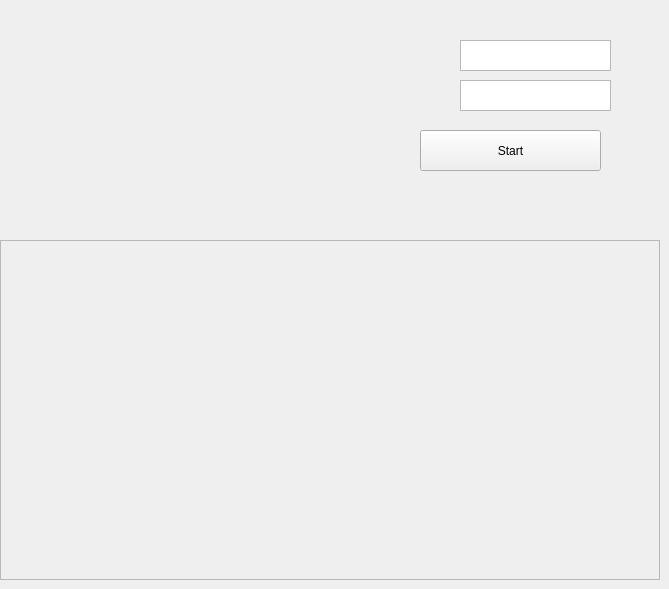
    <widget class="QWidget" name="tab">
     <attribute name="title">
      <string>Backtest</string>
     </attribute>
     <widget class="QPushButton" name="testPushbutton">
      <property name="geometry">
       <rect>
        <x>420</x>
        <y>130</y>
        <width>181</width>
        <height>41</height>
       </rect>
      </property>
      <property name="text">
       <string>Start</string>
      </property>
     </widget>
     <widget class="QPlainTextEdit" name="testTextEdit">
      <property name="geometry">
       <rect>
        <x>460</x>
        <y>40</y>
        <width>151</width>
        <height>31</height>
       </rect>
      </property>
      <property name="plainText">
       <string/>
      </property>
     </widget>
     <widget class="QPlainTextEdit" name="testTextEdit_2">
      <property name="geometry">
       <rect>
        <x>460</x>
        <y>80</y>
        <width>151</width>
        <height>31</height>
       </rect>
      </property>
      <property name="plainText">
       <string/>
      </property>
     </widget>
     <widget class="QPlainTextEdit" name="BTLogTextEdit">
      <property name="enabled">
       <bool>false</bool>
      </property>
      <property name="geometry">
       <rect>
        <x>0</x>
        <y>240</y>
        <width>660</width>
        <height>340</height>
       </rect>
      </property>
      <property name="font">
       <font>
        <family>Calibri</family>
        <pointsize>8</pointsize>
        <bold>true</bold>
       </font>
      </property>
     </widget>
    </widget>
